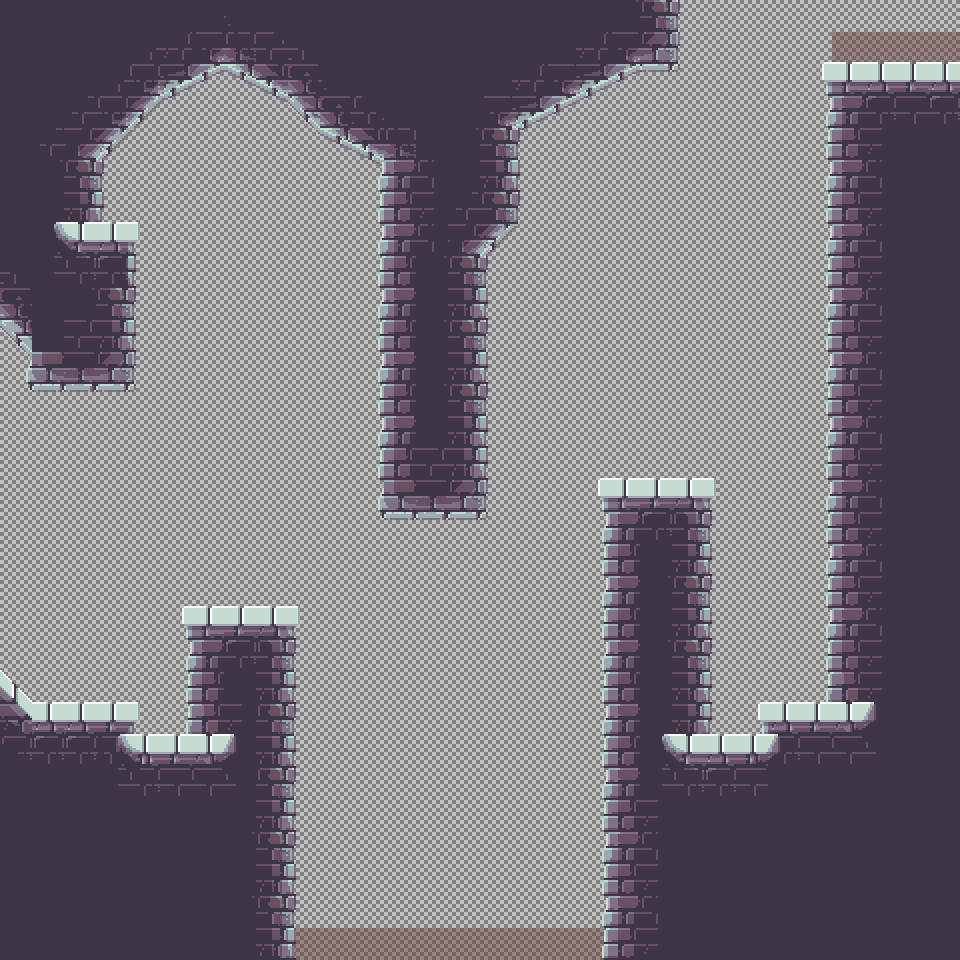

Rendered tile map (Tiled .tmx) drawn with the repository's tilesets; below, a short description and the map source with its tile grids summarised:
An orthogonal 30x30 tile map with 32x32 px tiles, 4 tile layers (Wire, Dangers, Ground, Detail), 2 tilesets.

<map version="1.5" tiledversion="1.6.0" orientation="orthogonal" renderorder="right-down" width="30" height="30" tilewidth="32" tileheight="32" infinite="0" nextlayerid="5" nextobjectid="1">
 <tileset firstgid="1" source="../../Tile Sets/Grass Wireframe.tsx" />
 <tileset firstgid="17" source="../../Tile Sets/1.3 bricks.tsx" />
 <layer id="1" name="Wire" width="30" height="30">
  <data>[900 cells, 900 non-empty, 9 distinct tile ids]</data>
 </layer>
 <layer id="4" name="Dangers" width="30" height="30">
  <data>[900 cells, 14 non-empty, 1 distinct tile ids]</data>
 </layer>
 <layer id="2" name="Ground" width="30" height="30">
  <data>[900 cells, 425 non-empty, 88 distinct tile ids]</data>
 </layer>
 <layer id="3" name="Detail" width="30" height="30">
  <data>[900 cells, 133 non-empty, 39 distinct tile ids]</data>
 </layer>
</map>
